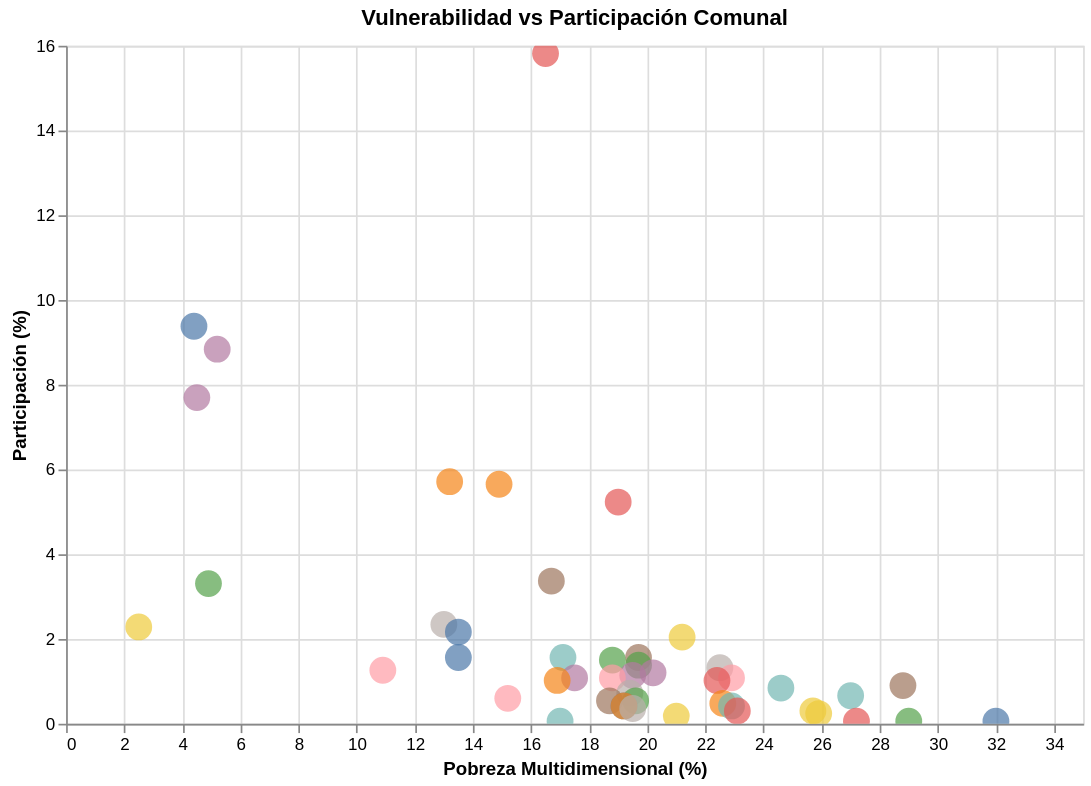

Notebook source saved alongside this figure:
### Code cell
import pandas as pd
import altair as alt

data_pobreza = {
    'Comuna': ['San Pedro', 'Alhué', 'Tiltil', 'Lo Espejo', 'María Pinto', 'La Pintana', 'Curacaví', 'Lampa', 'Colina', 'San José De Maipo', 'Cerro Navia', 'El Monte', 'Estación Central', 'Melipilla', 'Isla De Maipo', 'Cerrillos', 'Independencia', 'La Granja', 'Recoleta', 'Paine', 'Pedro Aguirre Cerda', 'Quinta Normal', 'San Joaquín', 'Padre Hurtado', 'Renca', 'Pirque', 'Lo Prado', 'San Ramón', 'Buin', 'Puente Alto', 'Conchalí', 'San Bernardo', 'Huechuraba', 'Calera De Tango', 'El Bosque', 'Quilicura', 'Talagante', 'Pudahuel', 'Peñalolén', 'Santiago', 'Peñaflor', 'Maipú', 'Macul', 'La Cisterna', 'La Florida', 'San Miguel', 'Lo Barnechea', 'Ñuñoa', 'La Reina', 'Las Condes', 'Providencia', 'Vitacura'],
    'Pobreza': [32.0, 29.2, 29.0, 28.8, 27.2, 27.0, 25.9, 25.7, 24.6, 24.5, 23.1, 23.0, 22.9, 22.9, 22.9, 22.6, 22.5, 22.4, 21.2, 21.0, 20.2, 19.7, 19.7, 19.6, 19.5, 19.5, 19.4, 19.2, 19.2, 19.0, 18.8, 18.8, 18.7, 18.6, 17.5, 17.1, 17.0, 16.9, 16.7, 16.5, 15.2, 14.9, 13.5, 13.5, 13.2, 13.0, 10.9, 5.2, 4.9, 4.5, 4.4, 2.5]
}
df_pobreza = pd.DataFrame(data_pobreza)

df_excel = pd.read_excel('/content/CONSOLIDADO SOLO RM COMUNAS OFICIAL AHORA.xlsx')
resumen_excel = df_excel['Comuna'].value_counts(normalize=True).reset_index()
resumen_excel.columns = ['Comuna', 'Porcentaje_Casos']
resumen_excel['Porcentaje_Casos'] *= 100

df_final = pd.merge(resumen_excel, df_pobreza, on='Comuna')

chart = alt.Chart(df_final).mark_circle(size=250).encode(
    x=alt.X('Pobreza:Q', title='Pobreza Multidimensional (%)'),
    y=alt.Y('Porcentaje_Casos:Q', title='Participación (%)'),
    color=alt.Color('Comuna:N', legend=None),
    tooltip=['Comuna', 'Pobreza', 'Porcentaje_Casos']
).properties(
    title='Vulnerabilidad vs Participación Comunal',
    width=600,
    height=400
).interactive()

chart.save('vis_pobreza.html')
chart.display()

### Figure 1 — Vega-Lite specification as saved in the notebook (floating-point values rounded to 4 significant figures)
{"config": {"view": {"continuousWidth": 300, "continuousHeight": 300}}, "data": {"name": "data-e6b2fee62a0a5e1d14fa9491bb2e33a8"}, "mark": {"type": "circle", "size": 250}, "encoding": {"color": {"field": "Comuna", "legend": null, "type": "nominal"}, "tooltip": [{"field": "Comuna", "type": "nominal"}, {"field": "Pobreza", "type": "quantitative"}, {"field": "Porcentaje_Casos", "type": "quantitative"}], "x": {"field": "Pobreza", "title": "Pobreza Multidimensional (%)", "type": "quantitative"}, "y": {"field": "Porcentaje_Casos", "title": "Participación (%)", "type": "quantitative"}}, "height": 400, "params": [{"name": "param_4", "select": {"type": "interval", "encodings": ["x", "y"]}, "bind": "scales"}], "title": "Vulnerabilidad vs Participación Comunal", "width": 600, "$schema": "https://vega.github.io/schema/vega-lite/v5.20.1.json", "datasets": {"data-e6b2fee62a0a5e1d14fa9491bb2e33a8": [{"Comuna": "Santiago", "Porcentaje_Casos": 15.81, "Pobreza": 16.5}, {"Comuna": "Providencia", "Porcentaje_Casos": 9.381, "Pobreza": 4.4}, {"Comuna": "Ñuñoa", "Porcentaje_Casos": 8.839, "Pobreza": 5.2}, {"Comuna": "Las Condes", "Porcentaje_Casos": 7.697, "Pobreza": 4.5}, {"Comuna": "La Florida", "Porcentaje_Casos": 5.713, "Pobreza": 13.2}, {"Comuna": "Maipú", "Porcentaje_Casos": 5.652, "Pobreza": 14.9}, {"Comuna": "Puente Alto", "Porcentaje_Casos": 5.232, "Pobreza": 19.0}, {"Comuna": "Peñalolén", "Porcentaje_Casos": 3.367, "Pobreza": 16.7}, {"Comuna": "La Reina", "Porcentaje_Casos": 3.307, "Pobreza": 4.9}, {"Comuna": "San Miguel", "Porcentaje_Casos": 2.345, "Pobreza": 13.0}, {"Comuna": "Vitacura", "Porcentaje_Casos": 2.285, "Pobreza": 2.5}, {"Comuna": "Macul", "Porcentaje_Casos": 2.165, "Pobreza": 13.5}, {"Comuna": "Recoleta", "Porcentaje_Casos": 2.044, "Pobreza": 21.2}, {"Comuna": "La Cisterna", "Porcentaje_Casos": 1.563, "Pobreza": 13.5}, {"Comuna": "Quilicura", "Porcentaje_Casos": 1.563, "Pobreza": 17.1}, {"Comuna": "San Joaquín", "Porcentaje_Casos": 1.563, "Pobreza": 19.7}, {"Comuna": "Conchalí", "Porcentaje_Casos": 1.503, "Pobreza": 18.8}, {"Comuna": "Quinta Normal", "Porcentaje_Casos": 1.383, "Pobreza": 19.7}, {"Comuna": "Independencia", "Porcentaje_Casos": 1.323, "Pobreza": 22.5}, {"Comuna": "Lo Barnechea", "Porcentaje_Casos": 1.263, "Pobreza": 10.9}, {"Comuna": "Pedro Aguirre Cerda", "Porcentaje_Casos": 1.203, "Pobreza": 20.2}, {"Comuna": "Renca", "Porcentaje_Casos": 1.143, "Pobreza": 19.5}, {"Comuna": "San Bernardo", "Porcentaje_Casos": 1.082, "Pobreza": 18.8}, {"Comuna": "El Bosque", "Porcentaje_Casos": 1.082, "Pobreza": 17.5}, {"Comuna": "Estación Central", "Porcentaje_Casos": 1.082, "Pobreza": 22.9}, {"Comuna": "Pudahuel", "Porcentaje_Casos": 1.022, "Pobreza": 16.9}, {"Comuna": "La Granja", "Porcentaje_Casos": 1.022, "Pobreza": 22.4}, {"Comuna": "Lo Espejo", "Porcentaje_Casos": 0.902, "Pobreza": 28.8}, {"Comuna": "Colina", "Porcentaje_Casos": 0.8419, "Pobreza": 24.6}, {"Comuna": "Lo Prado", "Porcentaje_Casos": 0.7216, "Pobreza": 19.4}, {"Comuna": "La Pintana", "Porcentaje_Casos": 0.6615, "Pobreza": 27.0}, {"Comuna": "Peñaflor", "Porcentaje_Casos": 0.6013, "Pobreza": 15.2}, {"Comuna": "Huechuraba", "Porcentaje_Casos": 0.5412, "Pobreza": 18.7}, {"Comuna": "Padre Hurtado", "Porcentaje_Casos": 0.5412, "Pobreza": 19.6}, {"Comuna": "Cerrillos", "Porcentaje_Casos": 0.4811, "Pobreza": 22.6}, {"Comuna": "Buin", "Porcentaje_Casos": 0.4209, "Pobreza": 19.2}, {"Comuna": "Melipilla", "Porcentaje_Casos": 0.4209, "Pobreza": 22.9}, {"Comuna": "San Ramón", "Porcentaje_Casos": 0.4209, "Pobreza": 19.2}, {"Comuna": "Pirque", "Porcentaje_Casos": 0.3608, "Pobreza": 19.5}, {"Comuna": "Lampa", "Porcentaje_Casos": 0.3007, "Pobreza": 25.7}, {"Comuna": "Cerro Navia", "Porcentaje_Casos": 0.3007, "Pobreza": 23.1}, {"Comuna": "Curacaví", "Porcentaje_Casos": 0.2405, "Pobreza": 25.9}, {"Comuna": "Paine", "Porcentaje_Casos": 0.1804, "Pobreza": 21.0}, {"Comuna": "María Pinto", "Porcentaje_Casos": 0.06013, "Pobreza": 27.2}, {"Comuna": "San Pedro", "Porcentaje_Casos": 0.06013, "Pobreza": 32.0}, {"Comuna": "Talagante", "Porcentaje_Casos": 0.06013, "Pobreza": 17.0}, {"Comuna": "Tiltil", "Porcentaje_Casos": 0.06013, "Pobreza": 29.0}]}}
